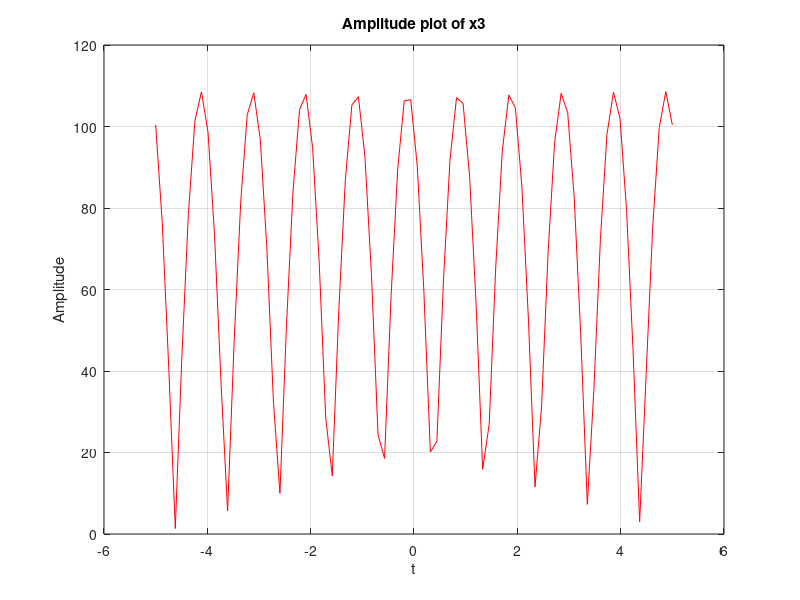
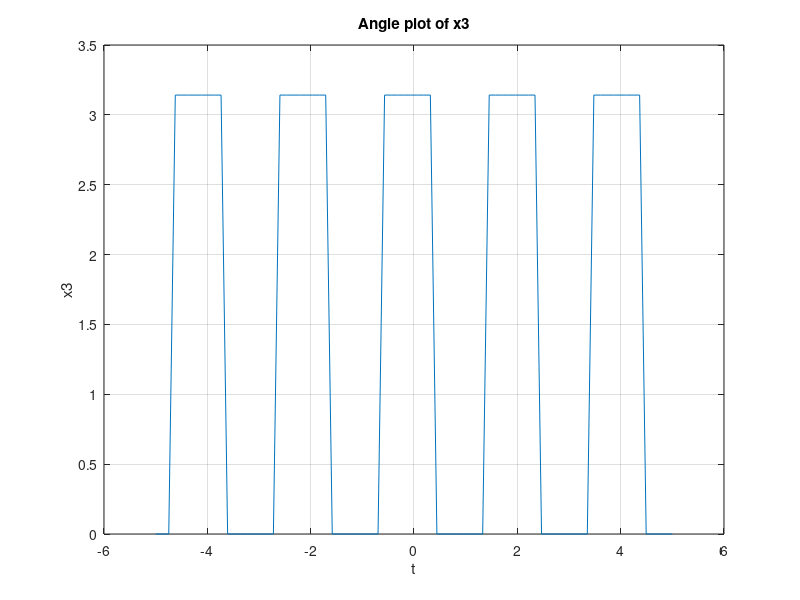

MATLAB code for these plots, in order:
% ID = 22-47019-1 AB = 22, GH = 91, CDEF = 4701, DG = 79
t = linspace(-5, 5,80); % 80 samples
CDEF = 4701;
A1 = 22; %AB
phase_degree1 = 79; %j1
phase_rad1 = deg2rad(phase_degree1); %j1 
x1 = A1*sin(2*pi*CDEF*t + phase_rad1);


% ID = 22-47019-1 , AB = 22, GH = 91, CDEF = 4701
A2 = 91; %GH
phase_degree2 = 30;% j2
phase_rad2 = deg2rad(phase_degree2); %j2
x2 = A2*cos(2*pi*CDEF*t + phase_rad2); % Here phase_rad2 = j2


x3 = x1 + x2;
figure;
plot(t, abs(x3), 'r')
xlabel('t')
ylabel('x3')
title('Amplitude plot of x3')
ylabel('Amplitude')
xlabel('t')
grid on

figure;
plot(t, angle(x3))
xlabel('t')
ylabel('x3')
title('Angle plot of x3')
grid on